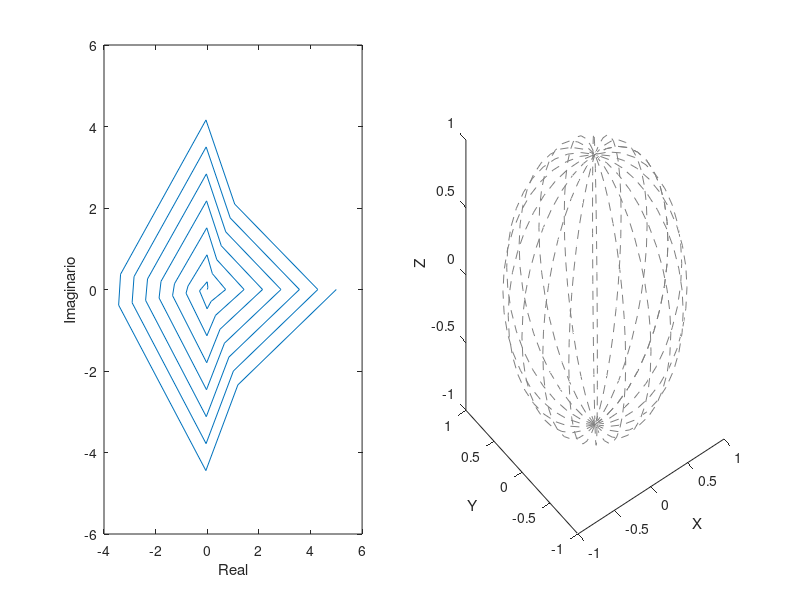

Source code (MATLAB): (Note: this script raises an error after producing the figure.)
a = linspace(0,5,50);
teta = linspace(0,100*pi,50)
t = linspace(0,12*pi,50);
X1 = a.*cos(t+teta).^3;
Y1 = a.*sin(t+teta).^3;

h=figure
subplot(1,2,1)
plot(X1,Y1)
xlabel('Real')
ylabel('Imaginario')
subplot(1,2,2)
[X,Y,Z] = sphere(20);
plot3(X,Y,Z,'LineStyle','--','color',[0.5,0.5,0.5]);
xlabel('X')
ylabel('Y')
zlabel('Z')
hold on
[x1,y1,z1]=proyeccion(X1,Y1);
plot3(x1,y1,z1)


function [x,y,z]=proyeccion(x,y) %Proyeccion(X,Y) - Pseudocodigo

Z=complex(x,y); %Creo el vector de numeros imaginarios Z = X+iY
abs1 = abs(Z); %Sacando la norma de cada valor de la matriz

x = 2*real(Z)./(abs1.^2+1); %Sacando x_i
y = 2*imag(Z)./(abs1.^2+1); %Sacando y_i
z = (abs1.^2-1)./(abs1.^2+1); %Sacando z_i
%plot3(x,y,z,'Parent')
end
